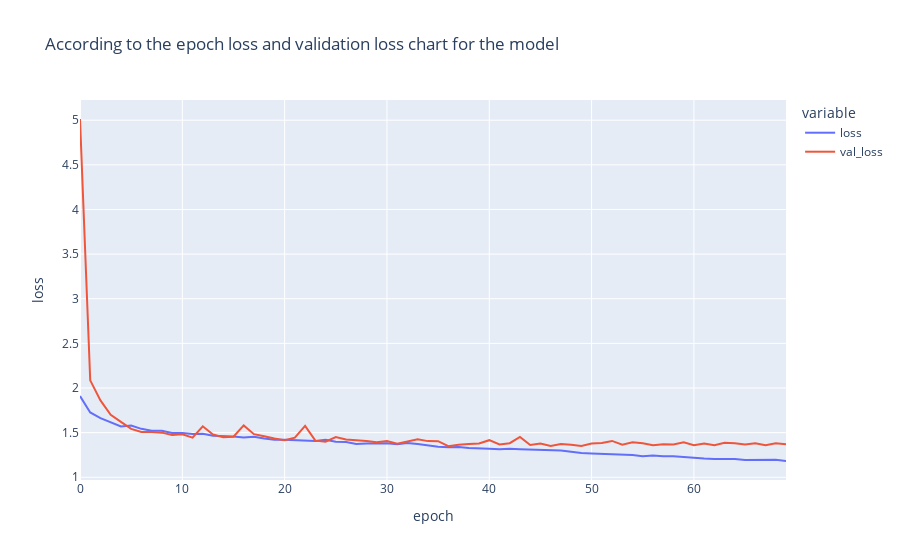

The notebook cell saved with this chart:
### Code cell
fig=px.line(hist.history,y=['loss','val_loss'],
           labels={'index':'epoch','value':'loss'},
           title=f'According to the epoch loss and validation loss chart for the model')
fig.show()

### Figure 1 — Plotly figure (JSON) as saved in the notebook; plotly's stock layout.template omitted (floating-point values rounded to 4 significant figures)
{"data": [{"hovertemplate": "variable=loss<br>epoch=%{x}<br>loss=%{y}<extra></extra>", "legendgroup": "loss", "line": {"color": "#636efa", "dash": "solid"}, "marker": {"symbol": "circle"}, "mode": "lines", "name": "loss", "orientation": "v", "showlegend": true, "type": "scatter", "x": [0, 1, 2, 3, 4, 5, 6, 7, 8, 9, 10, 11, 12, 13, 14, 15, 16, 17, 18, 19, 20, 21, 22, 23, 24, 25, 26, 27, 28, 29, 30, 31, 32, 33, 34, 35, 36, 37, 38, 39, 40, 41, 42, 43, 44, 45, 46, 47, 48, 49, 50, 51, 52, 53, 54, 55, 56, 57, 58, 59, 60, 61, 62, 63, 64, 65, 66, 67, 68, 69], "xaxis": "x", "y": [1.91, 1.726, 1.663, 1.616, 1.568, 1.58, 1.542, 1.522, 1.521, 1.495, 1.497, 1.485, 1.487, 1.466, 1.463, 1.456, 1.445, 1.454, 1.435, 1.42, 1.421, 1.415, 1.41, 1.406, 1.421, 1.399, 1.394, 1.372, 1.377, 1.378, 1.38, 1.37, 1.383, 1.373, 1.359, 1.343, 1.337, 1.34, 1.327, 1.326, 1.32, 1.313, 1.32, 1.314, 1.311, 1.306, 1.307, 1.3, 1.285, 1.271, 1.266, 1.261, 1.264, 1.253, 1.251, 1.237, 1.243, 1.236, 1.237, 1.228, 1.217, 1.209, 1.205, 1.207, 1.204, 1.193, 1.193, 1.197, 1.196, 1.182], "yaxis": "y"}, {"hovertemplate": "variable=val_loss<br>epoch=%{x}<br>loss=%{y}<extra></extra>", "legendgroup": "val_loss", "line": {"color": "#EF553B", "dash": "solid"}, "marker": {"symbol": "circle"}, "mode": "lines", "name": "val_loss", "orientation": "v", "showlegend": true, "type": "scatter", "x": [0, 1, 2, 3, 4, 5, 6, 7, 8, 9, 10, 11, 12, 13, 14, 15, 16, 17, 18, 19, 20, 21, 22, 23, 24, 25, 26, 27, 28, 29, 30, 31, 32, 33, 34, 35, 36, 37, 38, 39, 40, 41, 42, 43, 44, 45, 46, 47, 48, 49, 50, 51, 52, 53, 54, 55, 56, 57, 58, 59, 60, 61, 62, 63, 64, 65, 66, 67, 68, 69], "xaxis": "x", "y": [5.013, 2.086, 1.861, 1.7, 1.621, 1.542, 1.507, 1.508, 1.5, 1.475, 1.481, 1.444, 1.571, 1.479, 1.449, 1.454, 1.581, 1.483, 1.461, 1.434, 1.416, 1.444, 1.575, 1.411, 1.399, 1.45, 1.423, 1.417, 1.405, 1.392, 1.407, 1.375, 1.401, 1.426, 1.405, 1.404, 1.348, 1.365, 1.373, 1.379, 1.415, 1.367, 1.382, 1.451, 1.362, 1.378, 1.35, 1.373, 1.364, 1.35, 1.378, 1.383, 1.407, 1.365, 1.392, 1.382, 1.359, 1.37, 1.368, 1.391, 1.358, 1.377, 1.36, 1.386, 1.382, 1.367, 1.38, 1.358, 1.382, 1.369], "yaxis": "y"}], "layout": {"legend": {"title": {"text": "variable"}, "tracegroupgap": 0}, "title": {"text": "According to the epoch loss and validation loss chart for the model"}, "xaxis": {"anchor": "y", "domain": [0, 1], "title": {"text": "epoch"}}, "yaxis": {"anchor": "x", "domain": [0, 1], "title": {"text": "loss"}}}}
